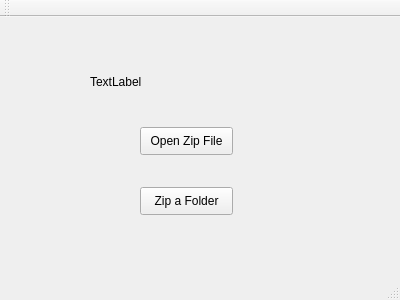
<?xml version="1.0" encoding="UTF-8"?>
<ui version="4.0">
 <class>MainWindow</class>
 <widget class="QMainWindow" name="MainWindow">
  <property name="geometry">
   <rect>
    <x>0</x>
    <y>0</y>
    <width>400</width>
    <height>300</height>
   </rect>
  </property>
  <property name="windowTitle">
   <string>MainWindow</string>
  </property>
  <widget class="QWidget" name="centralWidget">
   <widget class="QPushButton" name="openFileButton">
    <property name="geometry">
     <rect>
      <x>140</x>
      <y>110</y>
      <width>93</width>
      <height>28</height>
     </rect>
    </property>
    <property name="text">
     <string>Open Zip File</string>
    </property>
   </widget>
   <widget class="QLabel" name="fileNameLabel">
    <property name="geometry">
     <rect>
      <x>90</x>
      <y>49</y>
      <width>191</width>
      <height>31</height>
     </rect>
    </property>
    <property name="text">
     <string>TextLabel</string>
    </property>
   </widget>
   <widget class="QPushButton" name="compressFileButton">
    <property name="geometry">
     <rect>
      <x>140</x>
      <y>170</y>
      <width>93</width>
      <height>28</height>
     </rect>
    </property>
    <property name="text">
     <string>Zip a Folder</string>
    </property>
   </widget>
  </widget>
  <widget class="QMenuBar" name="menuBar">
   <property name="geometry">
    <rect>
     <x>0</x>
     <y>0</y>
     <width>400</width>
     <height>25</height>
    </rect>
   </property>
  </widget>
  <widget class="QToolBar" name="mainToolBar">
   <attribute name="toolBarArea">
    <enum>TopToolBarArea</enum>
   </attribute>
   <attribute name="toolBarBreak">
    <bool>false</bool>
   </attribute>
  </widget>
  <widget class="QStatusBar" name="statusBar"/>
 </widget>
 <layoutdefault spacing="6" margin="11"/>
 <resources/>
 <connections/>
</ui>
